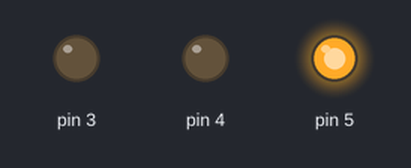
Recording of a sketch running on a simulated Arduino Uno, built with avr-gcc and run on an emulated ATmega328P. On the bench: output pins drawn as LEDs (lit = HIGH).

Above: at 2.7 s.
At 8.7 s:
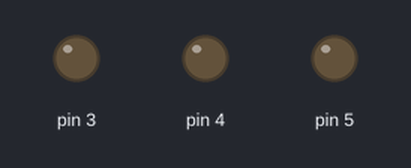
At 14.7 s:
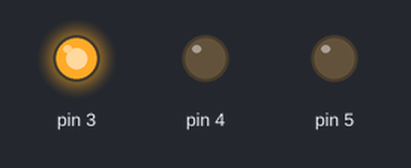
At 22.5 s:
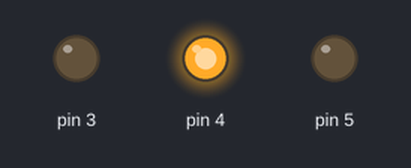
Timing chart, 0 to 31.2 s (numbered marks = the images above):
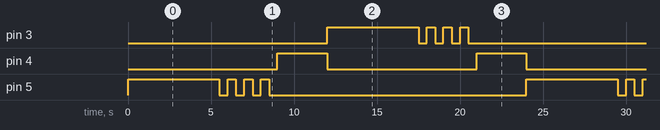

Measured:
- by itself, pin 3, pin 5: repeats every 24.0 s: 3 × (LOW 0.50 s, HIGH 0.50 s), LOW 15.5 s, HIGH 5.5 s
- by itself, pin 4: alternates HIGH for 3.0 s and LOW for 9.0 s
- by itself, everything shown: repeats every 24.0 s, in 19 steps

The sketch:

hw_1.ino
```cpp
void setup()
{
  pinMode(3, OUTPUT);
  pinMode(4, OUTPUT);
  pinMode(5, OUTPUT);
}

void loop()
{

  	digitalWrite(5, HIGH);
    delay(5000);

  	for(int i = 0; i < 4; i++)
    {
        digitalWrite(5, HIGH);
        delay(500);
        digitalWrite(5, LOW);
        delay(500);
    }

  	digitalWrite(4, HIGH);
    delay(3000);
  	digitalWrite(4, LOW);

  	digitalWrite(3, HIGH);
    delay(5000);

  	for(int i = 0; i < 4; i++)
    {
      	digitalWrite(3, HIGH);
        delay(500);
        digitalWrite(3, LOW);
        delay(500);
    }

    digitalWrite(4, HIGH);
    delay(3000);
  	digitalWrite(4, LOW);
}
```
